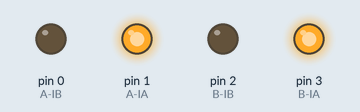
A sketch run on a simulated Arduino Uno, built with avr-gcc and run on an emulated ATmega328P. Shown: output pins drawn as LEDs (lit = HIGH).

Above: at 0.1 s.
Timing chart, 0 to 1.6 s (numbered marks = the images above):
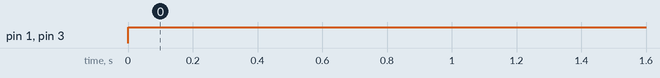

The sketch:

TankBot__Sample_Code_.ino
```cpp
void setup()
{
  pinMode(0, OUTPUT); // A-IB (Green)
  pinMode(1, OUTPUT); // A-IA (Blue)
  pinMode(2, OUTPUT); // B-IB (Green)
  pinMode(3, OUTPUT); // B-IA (Blue)
}

void forward()
{
  digitalWrite(0, LOW);
  digitalWrite(1, HIGH);
  digitalWrite(2, LOW);
  digitalWrite(3, HIGH);
}

void brake()
{
  digitalWrite(0, LOW);
  digitalWrite(1, LOW);
  digitalWrite(2, LOW);
  digitalWrite(3, LOW);
}

void loop()
{
    forward();
    delay(3000);
}
```

Measured:
- by itself, pin 1 (A-IA), pin 3 (B-IA): LOW → HIGH at 0.00 s
